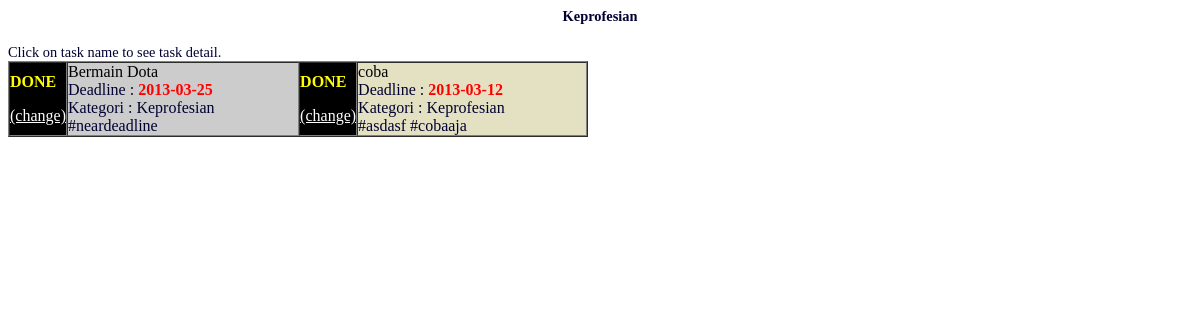
The app's page /src/kategori.php?categoryID=2 with its own data.
### tables this page shows
CREATE TABLE IF NOT EXISTS `category` (
  `categoryID` varchar(30) NOT NULL,
  `categoryname` varchar(30) NOT NULL,
  `creatorID` varchar(25) NOT NULL,
  PRIMARY KEY (`categoryID`)
);

CREATE TABLE IF NOT EXISTS `task` (
  `taskID` varchar(30) NOT NULL,
  `categoryID` varchar(30) NOT NULL,
  `username` varchar(30) NOT NULL,
  `taskname` varchar(30) NOT NULL,
  `status` int(11) NOT NULL,
  `deadline` date NOT NULL,
  PRIMARY KEY (`taskID`),
  KEY `task_ibfk_1` (`categoryID`),
  KEY `task_ibfk_2` (`username`)
);

CREATE TABLE IF NOT EXISTS `tag` (
  `taskID` varchar(30) NOT NULL,
  `tagname` varchar(30) NOT NULL,
  KEY `tag_ibfk_2` (`taskID`)
);

### model/Category.php (called while the page is built, shortened)
<?php
    class Category implements BaseModel {
		function __construct($id) {
			$db = mysqli_connect($GLOBALS['host'], $GLOBALS['username'], $GLOBALS['password'], $GLOBALS['dbname']);
			$format = "SELECT * FROM `category` WHERE `categoryID` = '%s';";
			$stmt = sprintf($format, $id);
			$result = mysqli_query($db, $stmt);
			if(mysqli_num_rows($result) > 0) {
				$row = $result->fetch_row();
			}
		}
		public function setData($name, $creatorID) {
			$this->name = $name;
		}
	}
?>

### model/DBGetter.php (called while the page is built, shortened)
<?php
    class DBGetter {
		public function getTagsFromTaskID($taskid) {
			$db = mysqli_connect($GLOBALS['host'], $GLOBALS['username'], $GLOBALS['password'], $GLOBALS['dbname']);
			$format = "SELECT * FROM `tag` WHERE `taskID` = '%s';";
			$stmt = sprintf($format, $taskid);
			$result = mysqli_query($db, $stmt);
			$tags = array();
			while($row = $result->fetch_row()) {
				$tags[] = new Tag($row[0], $row[1]);
			}
			return $tags;
		}
		public function getTasksFromCategory($categoryid) {
			$db = mysqli_connect($GLOBALS['host'], $GLOBALS['username'], $GLOBALS['password'], $GLOBALS['dbname']);
			$format = "SELECT * FROM `task` WHERE `categoryID` = '%s';";
			$stmt = sprintf($format, $categoryid);
			$result = mysqli_query($db, $stmt);
			$tasks = array();
			while($row = $result->fetch_row()) {
				$tasks[] = new Task($row[0]);
			}
			return $tasks;
		}
    }
?>

### model/Task.php (called while the page is built, shortened)
<?php
    class Task implements BaseModel {
		function __construct($id) {
			$db = mysqli_connect($GLOBALS['host'], $GLOBALS['username'], $GLOBALS['password'], $GLOBALS['dbname']);
			$format = "SELECT * FROM `task` WHERE `taskID` = '%s';";
			$stmt = sprintf($format, $id);
			$result = mysqli_query($db, $stmt);
			if(mysqli_num_rows($result) > 0) {
				$row = $result->fetch_row();
			}
			$this->id = $id;
		}
		public function setData($categoryID, $username, $taskname, $status, $deadline) {
			$this->categoryID = $categoryID;
			$this->taskname = $taskname;
			$this->status = $status;
			$this->deadline = $deadline;
    	}
		public function getCategory() {
			return new Category($this->categoryID);
		}
		public function getTags() {
			$dbg = new DBGetter();
			return $dbg->getTagsFromTaskID($this->id);
		}
		var $id;
		var $categoryID;
	}
?>

### model/Tag.php (called while the page is built, shortened)
<?php
    class Tag implements BaseModel {
		function __construct($taskid, $tagname) {
			$this->tagname = $tagname;
		}
	}
?>

### src/kategori.php (the view, shortened to what this page needs)
<?php
	if(isset($_GET['action'])) {
		if($_GET['action'] == 'changestatus') {
			$task = new Task($_GET['taskID']);
			$task->status = $task->status ^ 1;
			$task->editOnDB();
		}
		printAllCategories();
	} else if(isset($_GET['categoryID'])) {
		printCategory(new Category($_GET['categoryID']));
	} else {
		printAllCategories();
	}
?>
<!DOCTYPE html>
<head>
<link rel='stylesheet' type="text/css" href="../style/Design.css"/>
</head>
<body class="categoryfont">
</body>
</html>
<?php
	function printCategory($category) {
		$dbg = new DBGetter();
		$tasks = $dbg->getTasksFromCategory($category->id);
		printf('<h4 align="center">%s</h4>', $category->name);
    	printf('Click on task name to see task detail.');
		printf('<table width="580" border="1" cellspacing="0" cellpadding="0">');
		$i = 0;
		$lim = (sizeof($tasks) % 2 == 0) ? sizeof($tasks) : sizeof($tasks) - 1 ;
		for(; $i < ($lim / 2); $i++) {
			printf("<tr>\n");
			for($j = 0; $j < 2; $j++) {
				$task = $tasks[$i * 2 + $j];
				printf('<td width="26" class="black"><p class="kategori_status">%s</p>
					<a class="kategori_statuschange" href="kategori.php?action=changestatus&taskID=%d">(change)</a></td>',
					($task->status == 1) ? "DONE" : "NOT-DONE", $task->id);
				printf('<td width="264" class="%s"><a href="rinciantugas.php?taskid=%s" target="_parent" class="ordintext">%s</a><br />',
						(($i + $j) % 2 == 0) ? 'blue' : 'green', $task->id, $task->taskname);
				printf('Deadline : <b class="redtext">%s</b><br />', $task->deadline);
				printf('Kategori : %s<br />', $task->getCategory()->name);
				$tags = $task->getTags();
				foreach ($tags as $key => $value) {
					printf('#%s ', $value->tagname);
				}
				printf('</td>');
			}
			printf("</tr>\n");
		}
		printf('</table>');
	}
?>

### style/Design.css (style rules this page uses)
.categoryfont { font-family:Tahoma; color:#003; font-size:0.9em; background-color:#FFF }
.green { background-color:#E4E1C2; }
.black { background-color:#000; }
.blue { background-color:#CCC; }
.redtext { color:#F00; }
.ordintext { text-decoration:none; color:#000; }
.kategori_status { font-family: "Arial Narrow"; color: #FFFF00; font-weight: bolder; }
.kategori_statuschange { font-family: "Arial Narrow"; color: #FFFFFF; }

### records on screen
category: categoryname "Keprofesian"
task: status "DONE", taskname "Bermain Dota", deadline "2013-03-25", categoryID.creatorID "Keprofesian"
tag: tagname "neardeadline"
task: status "DONE", taskname "coba", deadline "2013-03-12", categoryID.creatorID "Keprofesian"
tag: tagname "asdasf"
tag: tagname "cobaaja"
